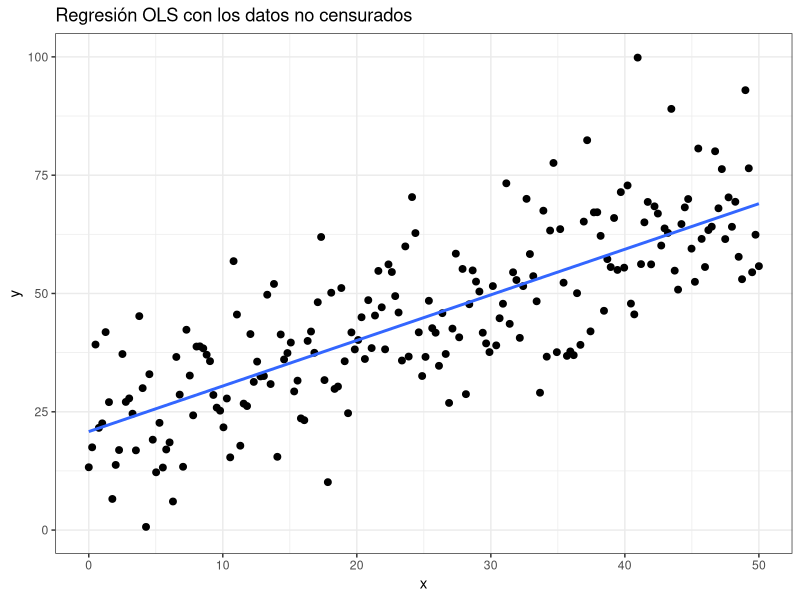
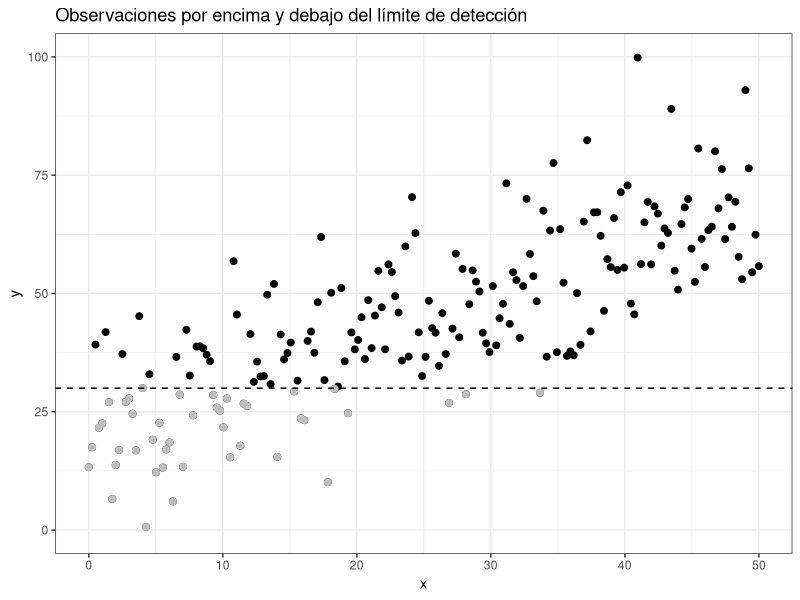
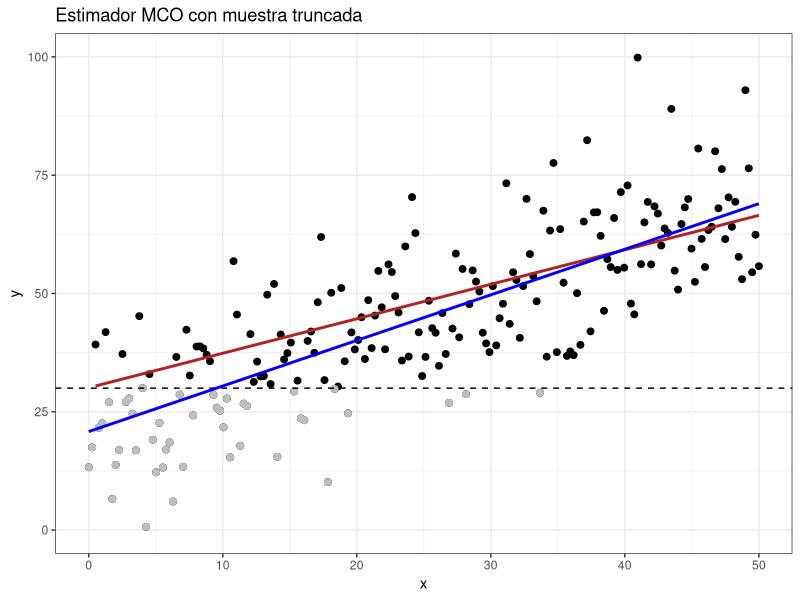
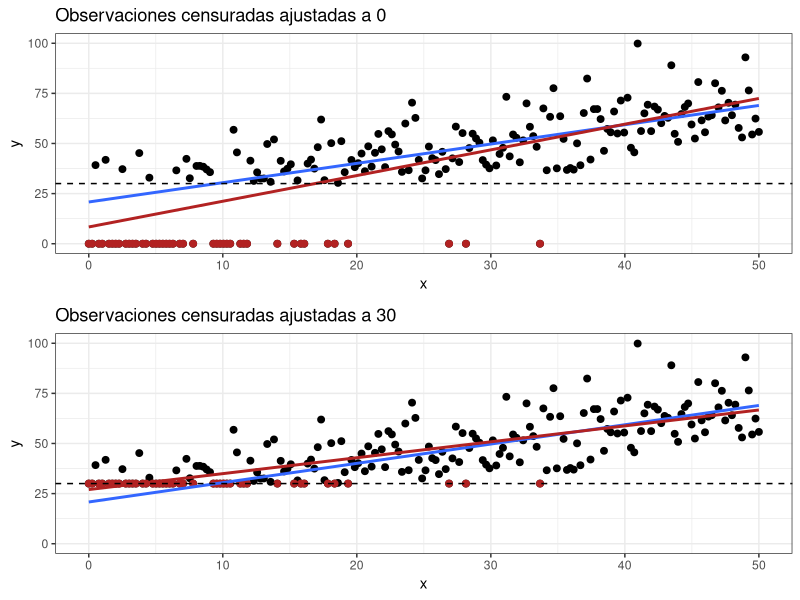

The R script that drew these images, in order:
#####################################################################################################
##################           Motivación: datos truncados y censurados              ##################
##################           David Hoyos                                           ##################
##################           UPV/EHU, 2021                                         ##################
#####################################################################################################

rm(list=ls())

library(ggplot2)
library(AER)
library(MASS)
library(car)
library(dplyr) 
library(gridExtra) 
library(GGally)

#####################################################################################################
# Simulación de datos truncados y censurados
#####################################################################################################

simulador <- function(x){x + 20} 
observaciones <- simulador(seq(0,50,length.out = 200)) 

# Para introducir la varianza propia de los datos observacionales se añade # ruido 
# aleatorio y normal a cada observación 

set.seed(123) 
observaciones <- observaciones + rnorm(n = 200, mean = 0, sd = 12) 
datos <- data.frame(x = seq(0,50,length.out = 200), y = observaciones) 

# Regresión MCO con los datos no censurados

ggplot(data = datos, aes(x = x, y = y)) + 
  geom_point(size = 2) + 
  geom_smooth(method = "lm", se = FALSE) + 
  theme_bw() + lims(y = c(0,100)) + labs(title = "Regresión OLS con los datos no censurados")

summary(lrm <- lm(y ~ x, data=datos))
                  
# Supongamos que el analista no observa valores de la variable Y inferiores a 30, 
# a pesar de que sí que son capaces de detectarlos y por lo tanto saben que existen. 
# La muestra observada pasaría a ser la siguiente:

ggplot(data = datos, aes(x = x, y = y)) + 
  geom_point(size = 2) + 
  geom_point(data = filter(datos, y < 30), size = 2, color = "grey") + 
  geom_hline(yintercept = 30, linetype = "dashed") + theme_bw() + 
  lims(y = c(0,100)) + labs(title = "Observaciones por encima y debajo del límite de detección")

# Una primera opción que tiene el analista es deshacerse de las observaciones que no observa
# y por lo tanto, truncar la muestra

datos_t <- datos 
datos_t$y[datos$y < 30] <- NA

# Al truncar la muestra exclusivamente por el valor de la variable y, el estimador MCO es sesgado.
# Veamos el comportamiento del estimador MCO en la muestra entera y la truncada
ggplot(data = datos, aes(x = x, y = y)) + 
  geom_point(size = 2) + 
  geom_point(data = filter(datos, y < 30), size = 2, color = "grey") + 
  geom_hline(yintercept = 30, linetype = "dashed") + theme_bw() + 
  geom_smooth(data = datos_t, method = "lm", se = FALSE, color = "firebrick") + 
  geom_smooth(data = datos, method = "lm", se = FALSE, color = "blue") + 
  lims(y = c(0,100)) + labs(title = "Estimador MCO con muestra truncada")

# Ante este tipo de situaciones, es convieniente utilizar el modelo de regresión
# para datos truncados

# La segunda opción es considerar la muestra censurada.
# En este contexto, el analista tendrá dos opciones: o considera "0" 
# todos los valores por debajo del límite de detección o los 
# considera "30". Podemos ver cómo afecta una opción y otra al ajuste
# MCO.

datos_0 <- datos 
datos_0$y[datos_0$y < 30] <- 0 
p1 <- ggplot(data = datos_0, aes(x = x, y = y)) + 
  geom_point(size = 2) + geom_point(data = filter(datos_0, y == 0), size = 2, color = "firebrick") +
  geom_smooth(data = datos,method = "lm", se = FALSE) + 
  geom_smooth(data = datos_0, method = "lm", se = FALSE, color = "firebrick") + 
  geom_hline(yintercept = 30, linetype = "dashed") + 
  lims(y = c(0,100)) + theme_bw() + 
  labs(title = "Observaciones censuradas ajustadas a 0")

datos_30 <- datos 
datos_30$y[datos_30$y < 30] <- 30 
p2 <- ggplot(data = datos_30, aes(x = x, y = y)) + 
  geom_point(size = 2) + geom_point(data = filter(datos_30, y == 30), size = 2, color = "firebrick") +
  geom_smooth(data = datos,method = "lm", se = FALSE) + 
  geom_smooth(data = datos_30, method = "lm", se = FALSE, color = "firebrick") + 
  geom_hline(yintercept = 30, linetype = "dashed") + theme_bw() + 
  lims(y = c(0,100)) + labs(title = "Observaciones censuradas ajustadas a 30") 
grid.arrange(p1, p2, ncol = 1)

# Ante este tipo de situaciones, es convieniente utilizar el modelo de regresión
# para datos censurados o modelo Tobit
